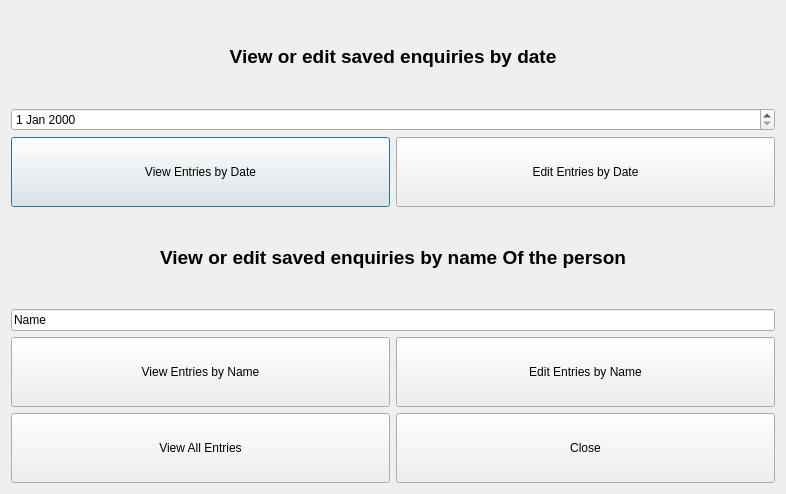
<?xml version="1.0" encoding="UTF-8"?>
<ui version="4.0">
 <class>Date</class>
 <widget class="QDialog" name="Date">
  <property name="geometry">
   <rect>
    <x>0</x>
    <y>0</y>
    <width>786</width>
    <height>494</height>
   </rect>
  </property>
  <property name="windowTitle">
   <string>Dialog</string>
  </property>
  <layout class="QGridLayout" name="gridLayout">
   <item row="0" column="0" colspan="2">
    <widget class="QLabel" name="date_label">
     <property name="text">
      <string>&lt;html&gt;&lt;head/&gt;&lt;body&gt;&lt;p align=&quot;center&quot;&gt;&lt;span style=&quot; font-size:14pt; font-weight:600;&quot;&gt;View or edit saved enquiries by date&lt;/span&gt;&lt;/p&gt;&lt;/body&gt;&lt;/html&gt;</string>
     </property>
    </widget>
   </item>
   <item row="1" column="0" colspan="2">
    <widget class="QDateEdit" name="query_date"/>
   </item>
   <item row="2" column="0">
    <widget class="QPushButton" name="view_bydate">
     <property name="minimumSize">
      <size>
       <width>120</width>
       <height>70</height>
      </size>
     </property>
     <property name="text">
      <string>View Entries by Date</string>
     </property>
    </widget>
   </item>
   <item row="2" column="1">
    <widget class="QPushButton" name="edit_bydate">
     <property name="minimumSize">
      <size>
       <width>120</width>
       <height>70</height>
      </size>
     </property>
     <property name="text">
      <string>Edit Entries by Date</string>
     </property>
    </widget>
   </item>
   <item row="3" column="0" colspan="2">
    <widget class="QLabel" name="name_label">
     <property name="text">
      <string>&lt;html&gt;&lt;head/&gt;&lt;body&gt;&lt;p align=&quot;center&quot;&gt;&lt;span style=&quot; font-size:14pt; font-weight:600;&quot;&gt;View or edit saved enquiries by name Of the person&lt;/span&gt;&lt;/p&gt;&lt;/body&gt;&lt;/html&gt;</string>
     </property>
    </widget>
   </item>
   <item row="4" column="0" colspan="2">
    <widget class="QLineEdit" name="query_name">
     <property name="text">
      <string>Name</string>
     </property>
    </widget>
   </item>
   <item row="5" column="0">
    <widget class="QPushButton" name="view_byname">
     <property name="minimumSize">
      <size>
       <width>120</width>
       <height>70</height>
      </size>
     </property>
     <property name="text">
      <string>View Entries by Name</string>
     </property>
    </widget>
   </item>
   <item row="5" column="1">
    <widget class="QPushButton" name="edit_byname">
     <property name="minimumSize">
      <size>
       <width>120</width>
       <height>70</height>
      </size>
     </property>
     <property name="text">
      <string>Edit Entries by Name</string>
     </property>
    </widget>
   </item>
   <item row="6" column="0">
    <widget class="QPushButton" name="View_All_Button">
     <property name="minimumSize">
      <size>
       <width>120</width>
       <height>70</height>
      </size>
     </property>
     <property name="text">
      <string>View All Entries</string>
     </property>
    </widget>
   </item>
   <item row="6" column="1">
    <widget class="QPushButton" name="Close_Button">
     <property name="minimumSize">
      <size>
       <width>120</width>
       <height>70</height>
      </size>
     </property>
     <property name="text">
      <string>Close</string>
     </property>
    </widget>
   </item>
  </layout>
 </widget>
 <resources/>
 <connections/>
</ui>
